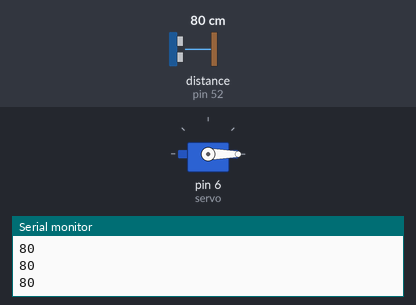
A sketch run on a simulated Arduino Mega 2560, built with avr-gcc and run on an emulated ATmega2560. Shown: servo, the last lines printed to the serial monitor. Inputs (shaded band) come from the test bench; at power-on: distance to the obstacle (sensor on pin 52) 80 cm. The echo pulse lasts 58.3 µs per cm.

Above: at 1.2 s.
1.3 s: distance to the obstacle (sensor on pin 52) set to 11 cm
2.8 s: distance to the obstacle (sensor on pin 52) set to 8 cm
At 3.57 s:
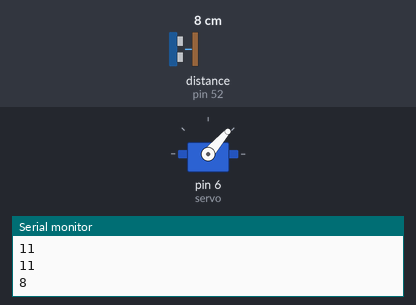
5.8 s: distance to the obstacle (sensor on pin 52) set to 18 cm
At 5.98 s:
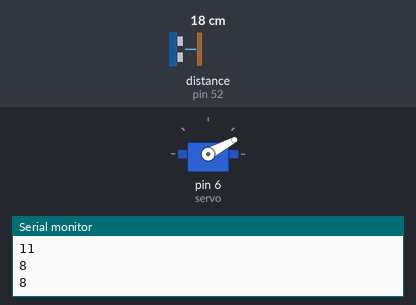
At 6.58 s:
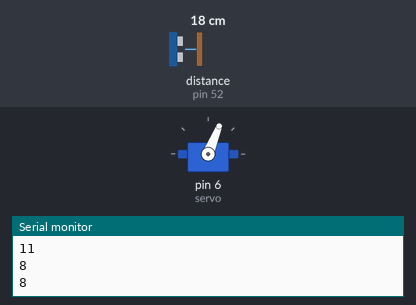
Timing chart, 0 to 9.8 s (numbered marks = the images above; inputs shaded):
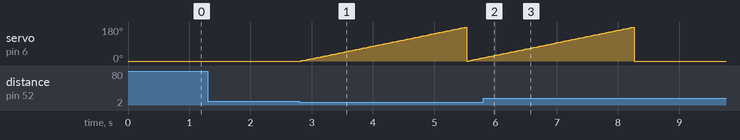

The sketch:

sonar_and_motor_only.ino
```cpp
//        .==.        .==.
//       //`^\\      //^`\\
//      // ^ ^\(\__/)/^ ^^\\
//     //^ ^^ ^/6  6\ ^^ ^ \\
//    //^ ^^ ^/( .. )\^ ^ ^ \\
//   // ^^ ^/\| v""v |/\^ ^ ^\\
//  // ^^/\/ /  `~~`  \ \/\^ ^\\
//  -----------------------------
/// HERE BE DRAGONS TO MARK


// Code sonar + servo
#include <HCSR04.h>
#include <Servo.h>
Servo servo;
// Ultrasonic sensor pins
// Ý tưởng: cứ có vật thể trước mặt trong khoảng 10cm thì quay servo 180 độ để grab vật thể
// Câu hỏi: làm sao để giữ nguyên trạng thái của servo? (điều kiện hiện tại là vật thể cách 10cm thì xoay)
// Khi nào thì thả ra nữa?
HCSR04 frontSonar(53, 52);

float previousTime_sona = 0.0;
float sampling_rate_sona = 500; //don vi la miliseconds

const int obstacleThreshold = 10; // cm
const int frontTrigPin = 53;
const int frontEchoPin = 52;

int pos = 0;    // variable to store the servo position

void setup() {
  servo.attach(6); // servo pin 6
  Serial.begin(9600);
  pinMode(frontTrigPin, OUTPUT);
  pinMode(frontEchoPin, INPUT);
}
float get_front_distance() {
  float distance = frontSonar.dist();
  if (distance == 0.0) {
    distance = 200.0;
  }
  return distance;
}


void loop() {
  long distanceFront = get_front_distance();
  Serial.println(distanceFront);
  if (distanceFront < obstacleThreshold) {
    for (int pos = 0; pos <= 180; pos += 1) { // Goes from 0 degrees to 180 degrees
      servo.write(pos);
      delay(15);                       // Waits 15ms for the servo to reach the position
    }
  } else {
      servo.write(0);                  // Reset servo to position 0
  }
}
//        .==.        .==.
//       //`^\\      //^`\\
//      // ^ ^\(\__/)/^ ^^\\
//     //^ ^^ ^/6  6\ ^^ ^ \\
//    //^ ^^ ^/( .. )\^ ^ ^ \\
//   // ^^ ^/\| v""v |/\^ ^ ^\\
//  // ^^/\/ /  `~~`  \ \/\^ ^\\
//  -----------------------------
/// HERE BE DRAGONS
```

Measured:
- the behaviour switches between 10 and 9 cm on distance to the obstacle (sensor on pin 52) (found by bisection; images 0 and 1)
- after the input at 5.8 s, servo on pin 6 (servo): goes on until 8.3 s, then stays 0°
